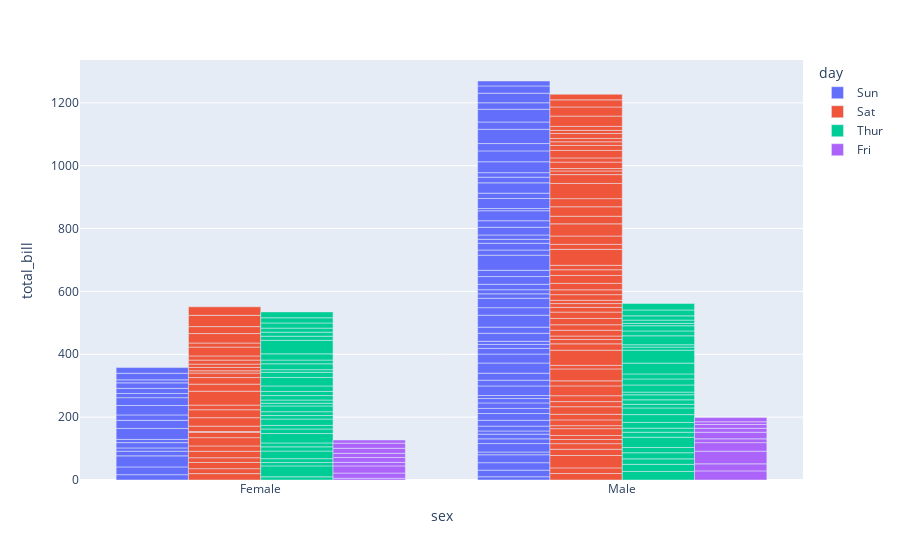

Notebook cell for this chart:
### Code cell
fig = px.bar(df, x="sex", y="total_bill", color="day", barmode="group")
fig.show()
#https://plotly.com/python/plotly-express/

### Figure 1 — Plotly figure (JSON) as saved in the notebook; plotly's stock layout.template omitted (floating-point values rounded to 4 significant figures)
{"data": [{"alignmentgroup": "True", "hovertemplate": "day=Sun<br>sex=%{x}<br>total_bill=%{y}<extra></extra>", "legendgroup": "Sun", "marker": {"color": "#636efa", "pattern": {"shape": ""}}, "name": "Sun", "offsetgroup": "Sun", "orientation": "v", "showlegend": true, "textposition": "auto", "type": "bar", "x": ["Female", "Male", "Male", "Male", "Female", "Male", "Male", "Male", "Male", "Male", "Male", "Female", "Male", "Male", "Female", "Male", "Female", "Male", "Female", "Male", "Male", "Male", "Male", "Male", "Male", "Male", "Male", "Male", "Male", "Female", "Female", "Male", "Male", "Male", "Male", "Male", "Female", "Female", "Male", "Male", "Male", "Male", "Male", "Male", "Female", "Male", "Female", "Female", "Male", "Male", "Male", "Female", "Male", "Female", "Male", "Male", "Male", "Male", "Male", "Male", "Male", "Male", "Male", "Female", "Male", "Male", "Male", "Male", "Male", "Male", "Male", "Female", "Male", "Female", "Male", "Male"], "xaxis": "x", "y": [16.99, 10.34, 21.01, 23.68, 24.59, 25.29, 8.77, 26.88, 15.04, 14.78, 10.27, 35.26, 15.42, 18.43, 14.83, 21.58, 10.33, 16.29, 16.97, 17.46, 13.94, 9.68, 30.4, 18.29, 22.23, 32.4, 28.55, 18.04, 12.54, 10.29, 34.81, 9.94, 25.56, 19.49, 38.07, 23.95, 25.71, 17.31, 29.93, 14.07, 13.13, 17.26, 24.55, 19.77, 29.85, 48.17, 25, 13.39, 16.49, 21.5, 12.66, 16.21, 13.81, 17.51, 24.52, 20.76, 31.71, 7.25, 31.85, 16.82, 32.9, 17.89, 14.48, 9.6, 34.63, 34.65, 23.33, 45.35, 23.17, 40.55, 20.69, 20.9, 30.46, 18.15, 23.1, 15.69], "yaxis": "y"}, {"alignmentgroup": "True", "hovertemplate": "day=Sat<br>sex=%{x}<br>total_bill=%{y}<extra></extra>", "legendgroup": "Sat", "marker": {"color": "#EF553B", "pattern": {"shape": ""}}, "name": "Sat", "offsetgroup": "Sat", "orientation": "v", "showlegend": true, "textposition": "auto", "type": "bar", "x": ["Male", "Male", "Female", "Female", "Male", "Male", "Male", "Male", "Male", "Male", "Female", "Male", "Male", "Female", "Female", "Male", "Male", "Male", "Female", "Male", "Male", "Male", "Male", "Female", "Male", "Male", "Male", "Male", "Male", "Male", "Male", "Male", "Female", "Female", "Male", "Male", "Male", "Female", "Female", "Female", "Female", "Male", "Male", "Female", "Female", "Female", "Male", "Male", "Male", "Male", "Female", "Male", "Female", "Female", "Female", "Male", "Male", "Male", "Male", "Male", "Female", "Male", "Male", "Male", "Female", "Female", "Female", "Male", "Male", "Male", "Female", "Male", "Male", "Female", "Male", "Male", "Male", "Male", "Male", "Male", "Male", "Male", "Female", "Male", "Female", "Male", "Male"], "xaxis": "x", "y": [20.65, 17.92, 20.29, 15.77, 39.42, 19.82, 17.81, 13.37, 12.69, 21.7, 19.65, 9.55, 18.35, 15.06, 20.69, 17.78, 24.06, 16.31, 16.93, 18.69, 31.27, 16.04, 38.01, 26.41, 11.24, 48.27, 20.29, 13.81, 11.02, 18.29, 17.59, 20.08, 16.45, 3.07, 20.23, 15.01, 12.02, 17.07, 26.86, 25.28, 14.73, 10.51, 17.92, 44.3, 22.42, 20.92, 15.36, 20.49, 25.21, 18.24, 14.31, 14, 7.25, 10.59, 10.63, 50.81, 15.81, 26.59, 38.73, 24.27, 12.76, 30.06, 25.89, 48.33, 13.27, 28.17, 12.9, 28.15, 11.59, 7.74, 30.14, 20.45, 13.28, 22.12, 24.01, 15.69, 11.61, 10.77, 15.53, 10.07, 12.6, 32.83, 35.83, 29.03, 27.18, 22.67, 17.82], "yaxis": "y"}, {"alignmentgroup": "True", "hovertemplate": "day=Thur<br>sex=%{x}<br>total_bill=%{y}<extra></extra>", "legendgroup": "Thur", "marker": {"color": "#00cc96", "pattern": {"shape": ""}}, "name": "Thur", "offsetgroup": "Thur", "orientation": "v", "showlegend": true, "textposition": "auto", "type": "bar", "x": ["Male", "Male", "Male", "Male", "Male", "Female", "Male", "Male", "Female", "Male", "Male", "Male", "Male", "Female", "Female", "Female", "Male", "Female", "Male", "Male", "Female", "Female", "Male", "Female", "Female", "Male", "Male", "Female", "Female", "Female", "Female", "Female", "Female", "Female", "Male", "Female", "Female", "Male", "Male", "Female", "Female", "Female", "Female", "Female", "Male", "Male", "Female", "Male", "Male", "Male", "Male", "Male", "Female", "Female", "Male", "Male", "Female", "Female", "Female", "Male", "Female", "Female"], "xaxis": "x", "y": [27.2, 22.76, 17.29, 19.44, 16.66, 10.07, 32.68, 15.98, 34.83, 13.03, 18.28, 24.71, 21.16, 10.65, 12.43, 24.08, 11.69, 13.42, 14.26, 15.95, 12.48, 29.8, 8.52, 14.52, 11.38, 22.82, 19.08, 20.27, 11.17, 12.26, 18.26, 8.51, 10.33, 14.15, 16, 13.16, 17.47, 34.3, 41.19, 27.05, 16.43, 8.35, 18.64, 11.87, 9.78, 7.51, 19.81, 28.44, 15.48, 16.58, 7.56, 10.34, 43.11, 13, 13.51, 18.71, 12.74, 13, 16.4, 20.53, 16.47, 18.78], "yaxis": "y"}, {"alignmentgroup": "True", "hovertemplate": "day=Fri<br>sex=%{x}<br>total_bill=%{y}<extra></extra>", "legendgroup": "Fri", "marker": {"color": "#ab63fa", "pattern": {"shape": ""}}, "name": "Fri", "offsetgroup": "Fri", "orientation": "v", "showlegend": true, "textposition": "auto", "type": "bar", "x": ["Male", "Male", "Female", "Female", "Female", "Male", "Male", "Male", "Male", "Male", "Female", "Female", "Male", "Female", "Male", "Female", "Male", "Female", "Female"], "xaxis": "x", "y": [28.97, 22.49, 5.75, 16.32, 22.75, 40.17, 27.28, 12.03, 21.01, 12.46, 11.35, 15.38, 12.16, 13.42, 8.58, 15.98, 13.42, 16.27, 10.09], "yaxis": "y"}], "layout": {"barmode": "group", "legend": {"title": {"text": "day"}, "tracegroupgap": 0}, "margin": {"t": 60}, "xaxis": {"anchor": "y", "domain": [0, 1], "title": {"text": "sex"}}, "yaxis": {"anchor": "x", "domain": [0, 1], "title": {"text": "total_bill"}}}}
